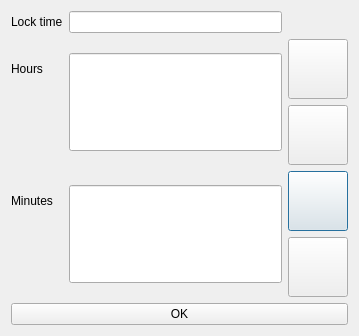
<?xml version="1.0" encoding="UTF-8"?>
<ui version="4.0">
 <class>dlgTimeLimit</class>
 <widget class="QDialog" name="dlgTimeLimit">
  <property name="geometry">
   <rect>
    <x>0</x>
    <y>0</y>
    <width>359</width>
    <height>333</height>
   </rect>
  </property>
  <property name="windowTitle">
   <string>Dialog</string>
  </property>
  <layout class="QHBoxLayout" name="horizontalLayout">
   <item>
    <layout class="QGridLayout" name="gridLayout">
     <item row="1" column="1" rowspan="2">
      <widget class="QLineEdit" name="leHour">
       <property name="font">
        <font>
         <pointsize>60</pointsize>
        </font>
       </property>
       <property name="readOnly">
        <bool>true</bool>
       </property>
      </widget>
     </item>
     <item row="3" column="1" rowspan="2">
      <widget class="QLineEdit" name="leMins">
       <property name="font">
        <font>
         <pointsize>60</pointsize>
        </font>
       </property>
       <property name="readOnly">
        <bool>true</bool>
       </property>
      </widget>
     </item>
     <item row="0" column="0">
      <widget class="QLabel" name="label_3">
       <property name="text">
        <string>Lock time</string>
       </property>
      </widget>
     </item>
     <item row="1" column="0">
      <widget class="QLabel" name="label">
       <property name="text">
        <string>Hours</string>
       </property>
      </widget>
     </item>
     <item row="3" column="2">
      <widget class="QPushButton" name="pushButton_3">
       <property name="minimumSize">
        <size>
         <width>60</width>
         <height>60</height>
        </size>
       </property>
       <property name="maximumSize">
        <size>
         <width>60</width>
         <height>60</height>
        </size>
       </property>
       <property name="text">
        <string/>
       </property>
       <property name="icon">
        <iconset resource="Res.qrc">
         <normaloff>:/res/up.png</normaloff>:/res/up.png</iconset>
       </property>
       <property name="iconSize">
        <size>
         <width>48</width>
         <height>48</height>
        </size>
       </property>
      </widget>
     </item>
     <item row="3" column="0">
      <widget class="QLabel" name="label_2">
       <property name="text">
        <string>Minutes</string>
       </property>
      </widget>
     </item>
     <item row="4" column="2">
      <widget class="QPushButton" name="pushButton_4">
       <property name="minimumSize">
        <size>
         <width>60</width>
         <height>60</height>
        </size>
       </property>
       <property name="maximumSize">
        <size>
         <width>60</width>
         <height>60</height>
        </size>
       </property>
       <property name="text">
        <string/>
       </property>
       <property name="icon">
        <iconset resource="Res.qrc">
         <normaloff>:/res/down.png</normaloff>:/res/down.png</iconset>
       </property>
       <property name="iconSize">
        <size>
         <width>48</width>
         <height>48</height>
        </size>
       </property>
      </widget>
     </item>
     <item row="2" column="2">
      <widget class="QPushButton" name="pushButton_2">
       <property name="minimumSize">
        <size>
         <width>60</width>
         <height>60</height>
        </size>
       </property>
       <property name="maximumSize">
        <size>
         <width>60</width>
         <height>60</height>
        </size>
       </property>
       <property name="text">
        <string/>
       </property>
       <property name="icon">
        <iconset resource="Res.qrc">
         <normaloff>:/res/down.png</normaloff>:/res/down.png</iconset>
       </property>
       <property name="iconSize">
        <size>
         <width>48</width>
         <height>48</height>
        </size>
       </property>
      </widget>
     </item>
     <item row="1" column="2">
      <widget class="QPushButton" name="pushButton">
       <property name="minimumSize">
        <size>
         <width>60</width>
         <height>60</height>
        </size>
       </property>
       <property name="maximumSize">
        <size>
         <width>60</width>
         <height>60</height>
        </size>
       </property>
       <property name="text">
        <string/>
       </property>
       <property name="icon">
        <iconset resource="Res.qrc">
         <normaloff>:/res/up.png</normaloff>:/res/up.png</iconset>
       </property>
       <property name="iconSize">
        <size>
         <width>48</width>
         <height>48</height>
        </size>
       </property>
      </widget>
     </item>
     <item row="0" column="1">
      <widget class="QLineEdit" name="leTime">
       <property name="readOnly">
        <bool>true</bool>
       </property>
      </widget>
     </item>
     <item row="5" column="0" colspan="3">
      <widget class="QPushButton" name="pushButton_5">
       <property name="text">
        <string>OK</string>
       </property>
       <property name="icon">
        <iconset resource="Res.qrc">
         <normaloff>:/res/ok.png</normaloff>:/res/ok.png</iconset>
       </property>
       <property name="iconSize">
        <size>
         <width>24</width>
         <height>24</height>
        </size>
       </property>
      </widget>
     </item>
    </layout>
   </item>
  </layout>
 </widget>
 <resources>
  <include location="Res.qrc"/>
 </resources>
 <connections/>
</ui>
